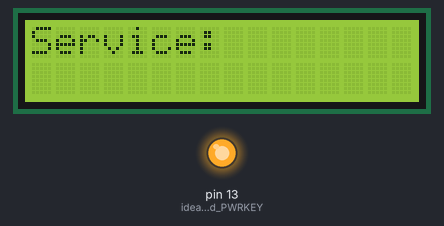
This program was run on a simulated Arduino Uno, built with avr-gcc and run on an emulated ATmega328P. Shown: 16×2 character LCD, output pins drawn as LEDs (lit = HIGH). Random numbers use the default seed unless the program sets one; no MQTT or app messages arrive unless stated; the modem accepts every AT command (registered, SIM ready, sends succeed) and sends nothing else; what the program prints to the serial monitor is not drawn.

Above: at 0.1 s.
At 4.3 s:
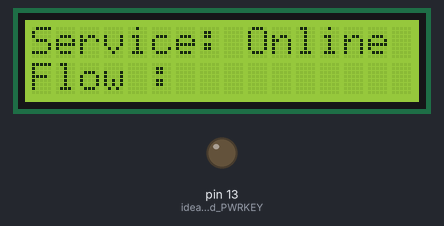
At 6.5 s:
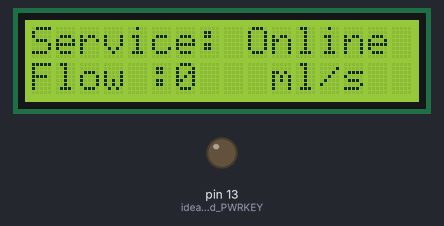
Timing chart, 0 to 8.0 s (numbered marks = the images above):
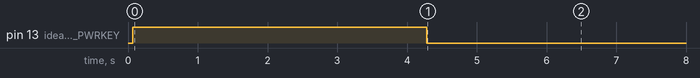

Measured:
- by itself, pin 13 (ideaBoard_PWRKEY): HIGH → LOW at 4.3 s
- what the display in image 1 shows lasts 2.4 s, from 4.1 s to 6.5 s

The program:

main.cpp
```cpp
#include <Arduino.h>
#include "constants.h"
#include "WaterSensor.h"
#include "Services.h"
#include <Wire.h>
#include <LiquidCrystal.h>

WaterSensor room1;
WaterSensor room2;
Services service;
LiquidCrystal lcd(12, 11, 9, 6, 5, 4); //(rs, enable, d4, d5, d6, d7)
// 7,8 are sim7000 TX,RX PIN //do not use for others will using sim module
void isr1(){
  room1.pulseCounter();
  //pulseCount++;   // for interrupt 0 (sensorpin 2)
}
void isr2(){
  room2.pulseCounter();
  //pulseCount++;   // for interrupt 1 (sensorpin 3)
}
void setup(){

  Serial.begin(115200);  //serial baud
  lcd.begin(16, 2);

  lcd.clear();
  lcd.setCursor(0,0);
  lcd.print("Service: ");
  service.initBoard();
  service.initSensor();


  if(service.findNetwork()){
    service.gprsConnection();
    lcd.setCursor(9,0);
    lcd.print("Online");
  }else{
    lcd.setCursor(9,0);
    lcd.print("Offline");
    while(true);
  }

  attachInterrupt(INTRUPT1, isr1, FALLING);
  attachInterrupt(INTRUPT2, isr2, FALLING);

  lcd.setCursor(0,1);
  lcd.print("Flow :");

}

void loop(){
  if(!service.isMqttConnected()){
    Serial.println("Connecting MQTT...");
    digitalWrite(ideaBoard_PWRKEY, HIGH);
    delay(180);
    digitalWrite(ideaBoard_PWRKEY, LOW);
    delay(1000);
    service.connectToMqtt();
    delay(100);
  }
  if((millis() - room1.oldTime) > 1000) {   // counter per second
    detachInterrupt(INTRUPT1);
    detachInterrupt(INTRUPT2);
    room1.flowVal = room1.flowRate(room1.pulseCount);
    room2.flowVal = room2.flowRate(room2.pulseCount);
    room1.oldTime = millis();
    room2.oldTime = millis();
    room1.flowMlVal = room1.flowML(room1.flowVal);
    room2.flowMlVal = room2.flowML(room2.flowVal);
    room1.totalMlVal = room1.totalFlow(room1.flowMlVal);
    room2.totalMlVal = room2.totalFlow(room2.flowMlVal);
    Serial.println(F("ROOM 1 Reading..."));
    room1.printFunc();
    Serial.println(F("ROOM 2 Reading..."));
    room2.printFunc();
    double r1 = (double) room1.flowMlVal;
    double r2 = (double) room2.flowMlVal;
    //lcd.setCursor(9,1);
    //lcd.print(r1);
    service.sendToPortal(r1, r2);
    lcd.setCursor(6,1);
    lcd.print(room1.flowMlVal);
    lcd.setCursor(10,1);
    lcd.print("ml/s");

    room1.pulseCount = 0;
    room2.pulseCount = 0;
    attachInterrupt(INTRUPT1, isr1, RISING);
    attachInterrupt(INTRUPT2, isr2, RISING);

  }
}
```

Services.h
```cpp
#include "constants.h"

class Services{
    public:
    //constuctor
    //Services();

    //methods
    void initBoard(); //setup the board.
    void initSensor(); // setup the SensorSS
    boolean findNetwork();
    void gprsConnection();
    boolean connectToMqtt();
    boolean isMqttConnected();
    String getCpsi();
    void sendToPortal(double& r1, double& r2);
    //void callBack(char* t, byte* payload, unsigned int l);


};
```

WaterSensor.h
```cpp
#include "constants.h"
class WaterSensor {
    public:
    volatile int pulseCount;
    double flowVal;
    unsigned int flowMlVal;
    unsigned long totalMlVal,oldTime;

    //constructor
    WaterSensor();

    //methods
    void pulseCounter();
    double flowRate(volatile int &pluseCount);
    unsigned int flowML(double &flowVal);
    double totalFlow(unsigned int &flowMlVal);
    void printFunc();
    private:

};
```

constants.h
```cpp
#define TINY_GSM_MODEM_SIM7000
#include <Arduino.h>

// WaterSensor Parameters
#define SENSOR1             2
#define SENSOR2             3
#define INTRUPT1            0       //for digital pin 2
#define INTRUPT2            1       //for digital pin 3
#define CALIFACT            7.5

// topic parameters
#define RES_TOPIC           "/9647632068185842/genesis/waterflow/v2/sub"
#define SUB_TOPIC           "+/9647632068185842/genesis/waterflow/v2/sub"
#define PUB_TOPIC           "genesis/waterflow/v2/common"

//mqtt parameters
#define MQTT_USERNAME       "genesis-waterflow-v2_2727"
#define MQTT_PASSWORD       "1566449253_2727"
#define MQTT_BROKER         "mqtt.iot.ideamart.io"
#define MQTT_PORT           1883

//dev board constants
#define ideaBoard_PWRKEY    13
#define ideaBoard_RX        8
#define ideaBoard_TX        7
#define ideaBoard_RST       11

//apn parameters
#define NET_APN             "dialogbb" //dialogbb or nbiot
#define APN_USER            ""
#define APN_PASS            ""
```

Services.cpp
```cpp
#include "Services.h"
#include <SoftwareSerial.h>
#include <PubSubClient.h>
#include <TinyGsmClient.h>
#include <SoftwareSerial.h>
#include <LiquidCrystal.h>

SoftwareSerial SerialSIM(ideaBoard_TX, ideaBoard_RX);
TinyGsm modem(SerialSIM);
TinyGsmClient client(modem);
PubSubClient mqtt(client);

String clientId = "";
char getmsg[100];
char setmsg[100];
String on = "{\"action\":\"open\",\"param\":{\"mac\":\"9647632068185842\"}}";
String off = "{\"action\":\"close\",\"param\":{\"mac\":\"9647632068185842\"}}";
String cpsi;

void Services:: initBoard(){
    pinMode(ideaBoard_PWRKEY, OUTPUT);
    digitalWrite(ideaBoard_PWRKEY, HIGH);
    delay(10);

    SerialSIM.begin(4800);
    modem.setNetworkMode(13);  // 13-GSM 38-NB-IoT
    //modem.setPreferredMode(2); // for GSM commend this..

    modem.restart();
    delay(2000);
}
void Services:: initSensor(){
  pinMode(SENSOR1, INPUT);
  digitalWrite(SENSOR1, HIGH);
  pinMode(SENSOR2, INPUT);
  digitalWrite(SENSOR2, HIGH);
}
void callBack(char* t, byte* payload, unsigned int l){
    for (unsigned int i = 0; i < l; i++){
        getmsg[i] = (char)payload[i];
    }
    if(on == getmsg){
        Serial.println(F("Action : OPEN"));
        // servo Open functions here...

    }else if(off == getmsg){
        Serial.println(F("Action : CLOSE"));
        // servo close functions here...

    }
    delay(1000);
    //memset(getmsg, 0, sizeof(getmsg));
}
void Services::gprsConnection(){
    if(!modem.gprsConnect(NET_APN,APN_USER,APN_PASS)){
        Serial.println(F("GPRS Fail..."));
    }else{
        Serial.println(F("GPRS Connected."));
        Serial.println(getCpsi());
        mqtt.setServer(MQTT_BROKER,MQTT_PORT);
        mqtt.setCallback(callBack);
        // mqtt.setCallback([this] (char* topic, byte* payload, unsigned int length) {
        //     this->callBack(topic, payload, length);
        // });
    }

}
boolean Services:: findNetwork() {
    Serial.println(F("Finding Network..."));

    if(!modem.waitForNetwork()) {
        Serial.println(F("Network Fail"));
        //while(true);
        return false;

    }else {
        Serial.println(F("Network identified."));
        Serial.print(F("Signal Strength : "));
        Serial.println(modem.getSignalQuality());
        // gprsConnection();
        return true;
    }
}
String setMsg( double r1, double r2){
    String msg = "{\"eventName\":\"Home\",\"status\":\"\",\"r1\":";
    msg += String(r1,2);
    msg += ",\"r2\":";
    msg += String(r2,2);
    msg += ",\"mac\":\"9647632068185842\"}";
    return msg;
}

void Services:: sendToPortal(double& r1, double& r2){
//sprintf(setmsg,"{\"eventName\":\"Home\",\"status\":\"\",\"r1\":%uf,\"r2\":%s,\"mac\":\"9647632068185842\"}",R,String(r2,2));
    if (!mqtt.publish(PUB_TOPIC, setMsg(r1,r2).c_str())){
        Serial.println(F("Failed."));
    }else{
        Serial.println(setMsg(r1,r2));
        Serial.println(F("SEND:OK"));
    }
    delay(1000);
}
boolean Services::connectToMqtt(){
    randomSeed(analogRead(5)); //analog pin 5 used to genarate random number
    clientId = "TEST-" + String(millis()) + String(random(0, 100000000), HEX);
  if (!mqtt.connect(clientId.c_str(), MQTT_USERNAME, MQTT_PASSWORD)){
    Serial.println("MQTT fail");
    return false;
  }
  Serial.println(SUB_TOPIC);
  mqtt.subscribe(SUB_TOPIC);
  return mqtt.connected();
}
boolean Services:: isMqttConnected(){
    if(mqtt.connected()){
        mqtt.loop();
        return true;
    }else{
        return false;
    }
}
String Services::getCpsi(){
    SerialSIM.println("AT+CPSI?");
    delay(500);
    while (SerialSIM.available()){
        cpsi = SerialSIM.readString();
    }
    delay(500);
    return cpsi;
}
```

WaterSensor.cpp
```cpp
#include "WaterSensor.h"

WaterSensor:: WaterSensor(){
  // initiating object goes here
}

void WaterSensor:: pulseCounter(){

  pulseCount++; // for interrupt 1 (sensorpin 1)
}

/* number of pulses per second per units of measure
(litres/minute in this case) from sensor */
double WaterSensor::flowRate(volatile int &pluseCount){

  return ((1000.0 / (millis() - oldTime)) * pluseCount) / CALIFACT;
}

   //calculating how many ML pass through the Sensor
unsigned int WaterSensor::flowML(double &flowVal){
    //divide by 60 to find within 1 sec interval
    return (flowVal / 60) * 1000;     // multiply by 1000 to calculate in ML
}
double WaterSensor::totalFlow(unsigned int &flowMlVal){

  totalMlVal += flowMlVal;
  return totalMlVal;
}
void WaterSensor:: printFunc(){

  Serial.print(F("Flow Rate : "));
  Serial.println(flowVal);
  Serial.print(F("Flow ML :"));
  Serial.print(flowMlVal);
  Serial.println(F("L/min"));
  Serial.print(F("Total ML :"));
  Serial.print(totalMlVal);
  Serial.println(F("mL"));
  Serial.println(F("*********************"));

}
```
